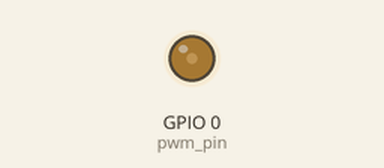
Recording of a program running on a simulated ESP32 board running MicroPython. Shown: output pins drawn as LEDs (lit = HIGH). What the program prints to the serial console is not drawn. At 0.1 s the program stops and its outputs stay as they are.

Above: at 0.1 s.
Timing chart, 0 to 1.6 s (numbered marks = the images above):
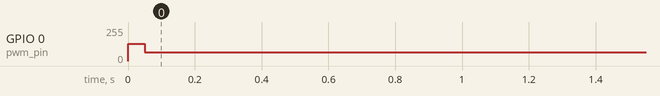

Measured:
- by itself, GPIO 0 (pwm_pin): 0/255 → 64/255 at 0.00 s

The program:

ue4a2g.py
```python
# Übungsblatt 4 - Aufgabe 2 g)

'''
PWM (Pulse Width Modulation) zu verstehen
Erzeugt auf dem ESP32 ein PWM-Signal mit 100 kHz und einstellbarem Duty Cycle als Grundlage für eine D/A-Wandlung

1. ESP32 wird gestartet.
2. Auf GPIO0 wird ein 100-kHz-PWM-Signal erzeugt.
3. Der Benutzer kann das Tastverhältnis (0–65535) festlegen.
4. Dadurch kann später z. B. über einen Tiefpass eine analoge Spannung bzw. ein Audiosignal erzeugt werden.

PWM:
Der ESP32 schaltet einen Pin sehr schnell zwischen AN und AUS.
Hier: 100.000 Mal pro Sekunde (100 kHz).

mit PWM und einem Tiefpass kann man einen einfachen DAC (Digital-Analog-Converter) nachbilden.
dies ist die Grundlage für spätere Audioausgabe und Signalverarbeitung

0 % Duty → immer AUS → 0 V.
50 % Duty → halb AN, halb AUS → etwa halbe Spannung.
100 % Duty → immer AN → maximale Spannung.
'''


import machine
import time
from machine import Pin
from machine import PWM

class Sampler():

    # PWM-Ausgang auf GPIO0
    pwm_pin = PWM(Pin(0))

    def __init__(self):

        # ESP32 auf maximale Taktfrequenz stellen
        machine.freq(240000000)

        # PWM mit 100 kHz starten und 50 % Tastverhältnis
        Sampler.pwm_pin.init(freq=100000, duty_u16=32768)

        # kurze Wartezeit
        time.sleep_ms(50)

    def pwm(self, duty):
        '''
        Startet ein PWM-Signal.
        duty: Tastverhältnis zwischen 0 und 65535
        '''

        # Bereich überprüfen
        if duty < 0 or duty > 65535:
            raise Exception("Duty muss zwischen 0 und 65535 liegen!")

        # PWM-Tastverhältnis setzen
        Sampler.pwm_pin.duty_u16(int(duty))


# Testprogramm
if __name__ == "__main__":

    # Objekt erzeugen
    sampler = Sampler()

    # 25 % Tastverhältnis einstellen
    sampler.pwm(16384)

    print("PWM gestartet.")
```
